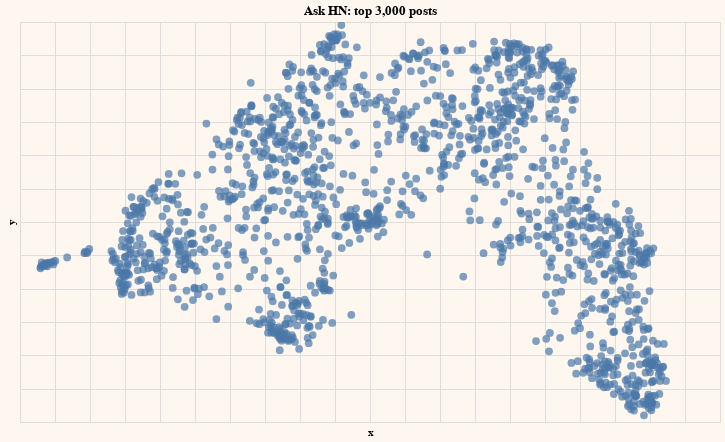

Here is the notebook cell this chart was saved with:
### Code cell
df['x'] = umap_embeds[:,0]
df['y'] = umap_embeds[:,1]

# Plot
chart = alt.Chart(df).mark_circle(size=60).encode(
    x=#'x',
    alt.X('x',
        scale=alt.Scale(zero=False),
        axis=alt.Axis(labels=False, ticks=False, domain=False)
    ),
    y=
    alt.Y('y',
        scale=alt.Scale(zero=False),
        axis=alt.Axis(labels=False, ticks=False, domain=False)
    ),
    tooltip=['reviews']
).configure(background="#FDF7F0"
).properties(
    width=700,
    height=400,
    title='Ask HN: top 3,000 posts'
)

chart.interactive()

### Figure 1 — Vega-Lite specification as saved in the notebook (floating-point values rounded to 4 significant figures; data arrays with more than 128 entries replaced by an {"elided": "..."} marker saying what was removed)
{"config": {"view": {"continuousWidth": 400, "continuousHeight": 300}, "background": "#FDF7F0"}, "data": {"name": "data-ee19ef24e688f2391bca52469d245ce1"}, "mark": {"type": "circle", "size": 60}, "encoding": {"tooltip": [{"field": "reviews", "type": "nominal"}], "x": {"axis": {"domain": false, "labels": false, "ticks": false}, "field": "x", "scale": {"zero": false}, "type": "quantitative"}, "y": {"axis": {"domain": false, "labels": false, "ticks": false}, "field": "y", "scale": {"zero": false}, "type": "quantitative"}}, "height": 400, "selection": {"selector002": {"type": "interval", "bind": "scales", "encodings": ["x", "y"]}}, "title": "Ask HN: top 3,000 posts", "width": 700, "$schema": "https://vega.github.io/schema/vega-lite/v4.17.0.json", "datasets": {"data-ee19ef24e688f2391bca52469d245ce1": {"elided": "1494 records"}}}
